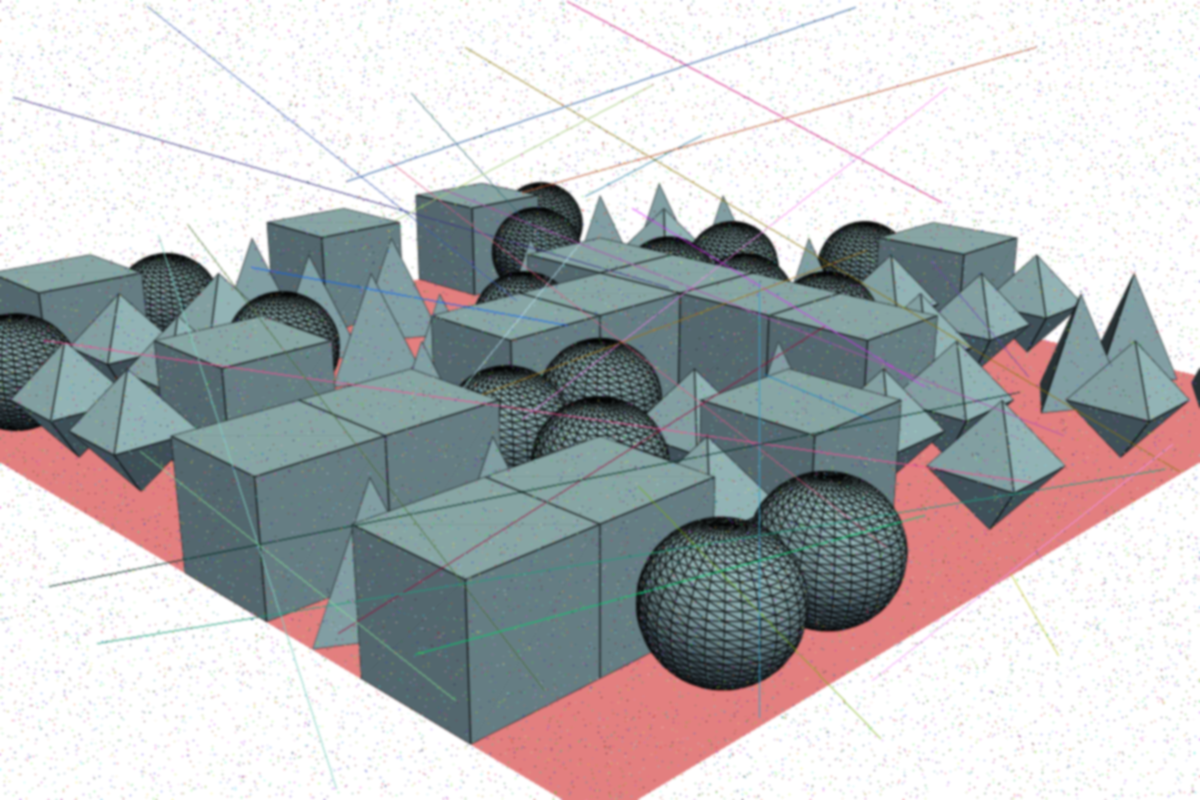
#> input picture captcha.png, 1200 x 800 px
$ python -i noise_adder.py   (imports and definitions only)
#> lines starting #> are read from the running program, lines starting #| are printed output that depends on the picture
#> further down, picture is the input picture: PIL image 1200x800 RGB; mean R, G, B 185.7, 186.9, 188.4
from PIL import Image, ImageDraw, ImageFilter, ImageFont
import numpy as np
import random

def add_noise(image, lines = 30, dots = 20000, rotation = 0, blur = 1.2):
    # Load image
    #image = Image.open(image_path).convert('RGB')
#> called with lines = 30, dots = 20000, rotation = 0, blur = 1.2
    draw = ImageDraw.Draw(image)
    width, height = image.size
#> width = 1200; height = 800

    # 1. Add random lines
    for line in range(lines):
        start = (random.randint(0, width), random.randint(0, height))
        end = (random.randint(0, width), random.randint(0, height))
        color = tuple(random.randint(0, 255) for _ in range(3))
        draw.line([start, end], fill=color, width=1)

    # 2. Add random dots
    for dot in range(dots):
        xy = (random.randint(0, width), random.randint(0, height))
        color = tuple(random.randint(0, 255) for _ in range(3))
        draw.point(xy, fill=color)

    # 3. Apply distortion (shear + slight rotation)
    image = image.rotate(random.uniform(-rotation, rotation), resample=Image.BICUBIC, expand=1)
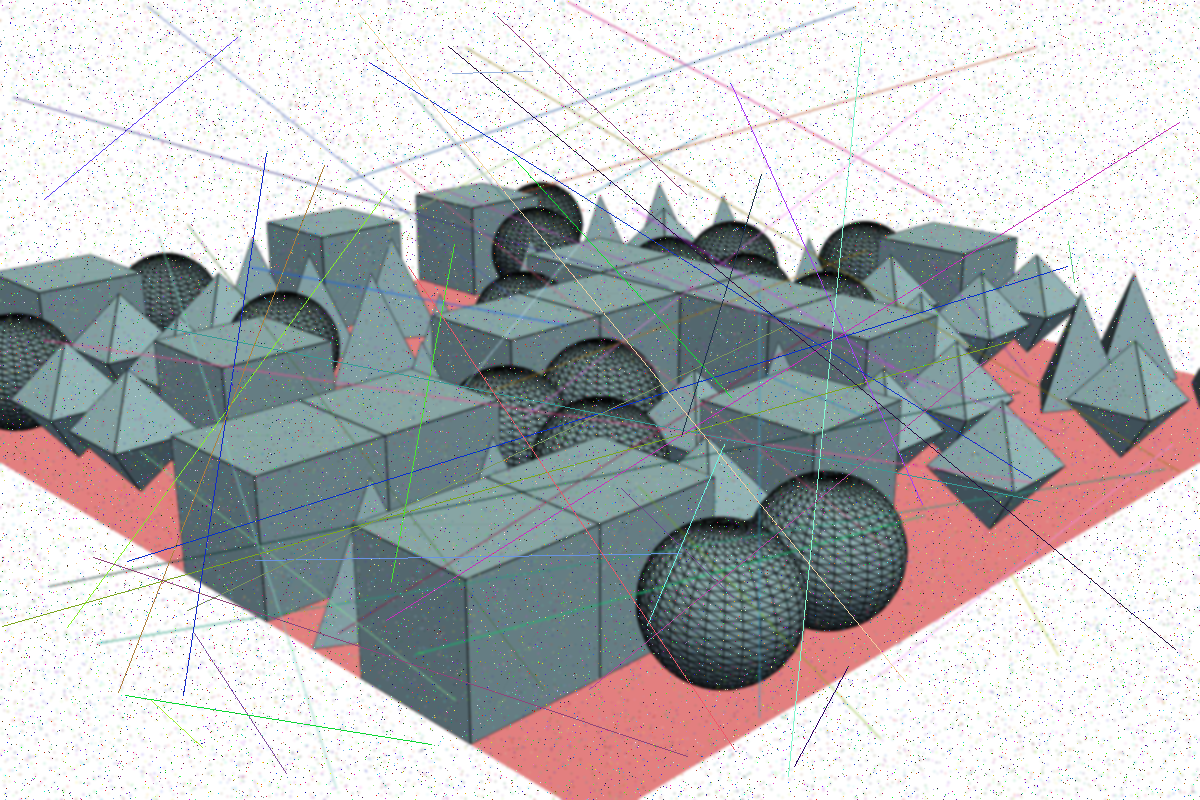
#> image: PIL image 1200x800 RGB; mean R, G, B 184, 185.2, 186.8

    # 4. Apply filter (blur)
    image = image.filter(ImageFilter.GaussianBlur(radius=blur))

    return image

>>> from PIL import Image
>>> picture = Image.open('captcha.png')
>>> result = add_noise(picture)

$ run again, on noisy.png
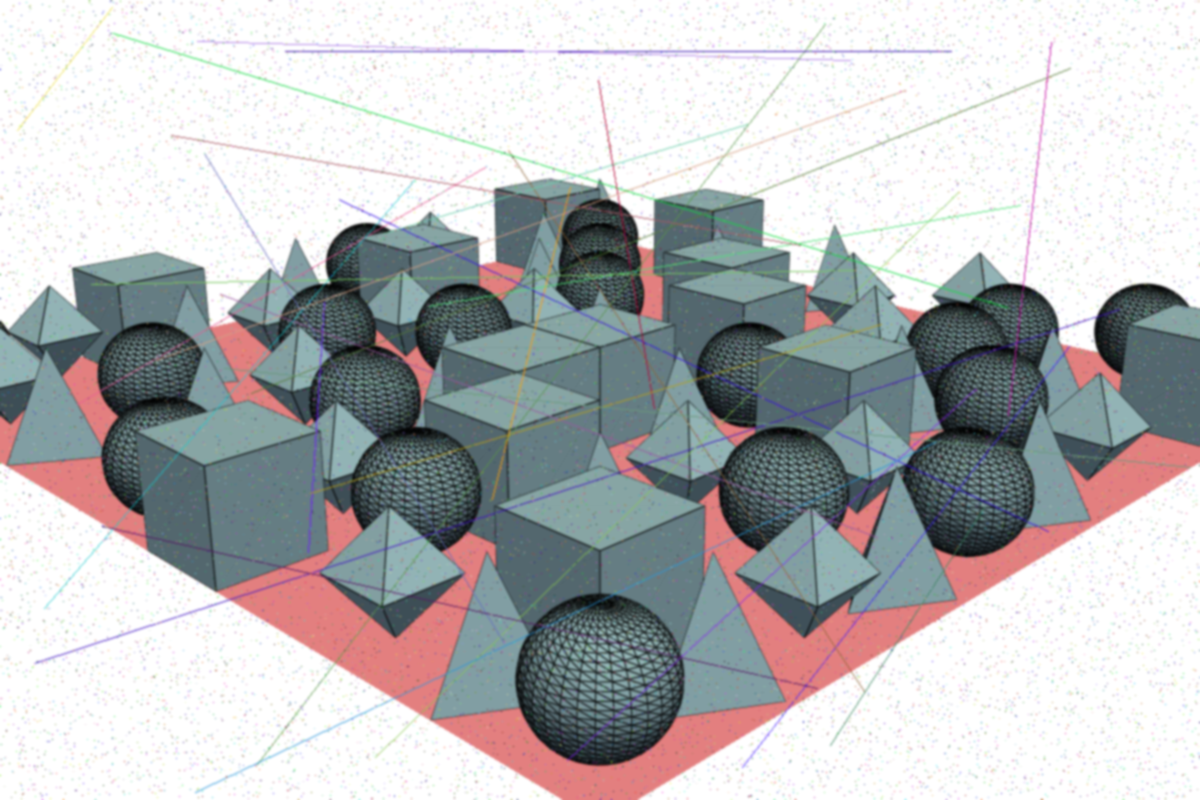
#> input picture noisy.png, 1200 x 800 px
#> picture is the input picture: PIL image 1200x800 RGB; mean R, G, B 185.4, 186.1, 187.7
#> in add_noise, `image = image.rotate(random.uniform(-rotation, rotation), resample=Ima..`:
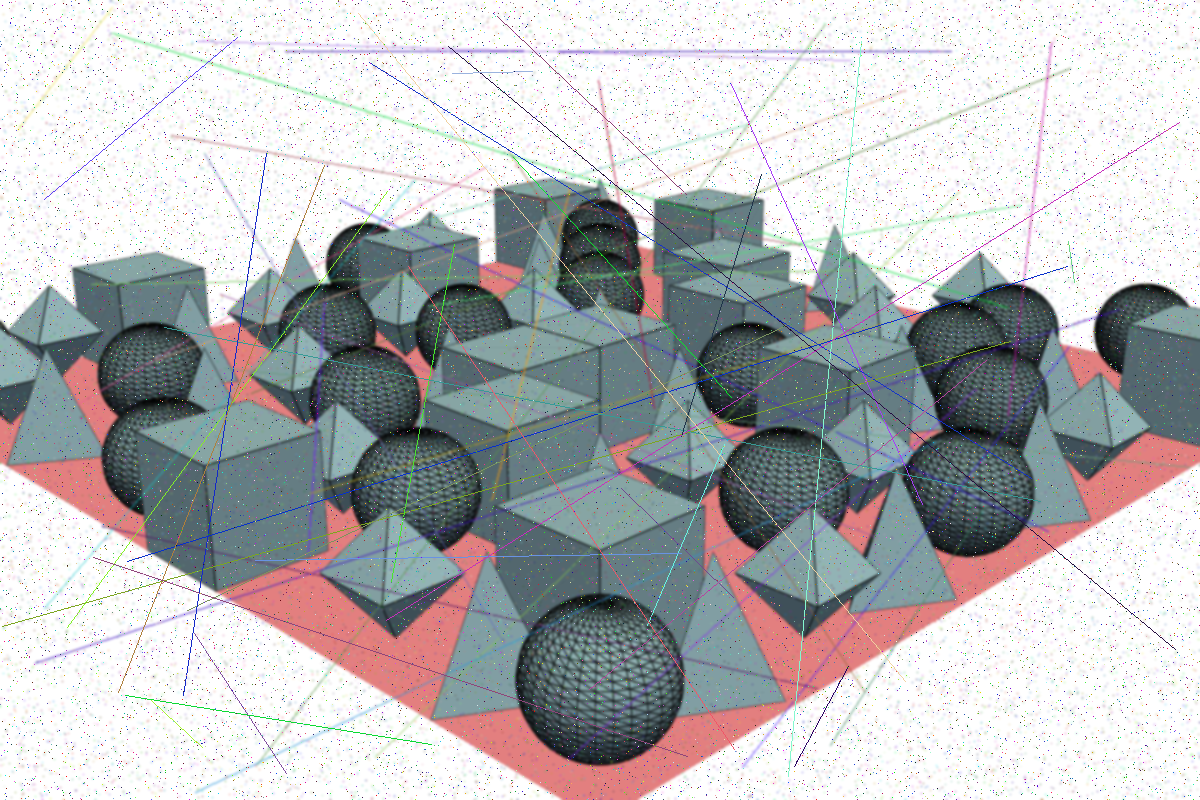
#> image: PIL image 1200x800 RGB; mean R, G, B 183.6, 184.4, 186.2
